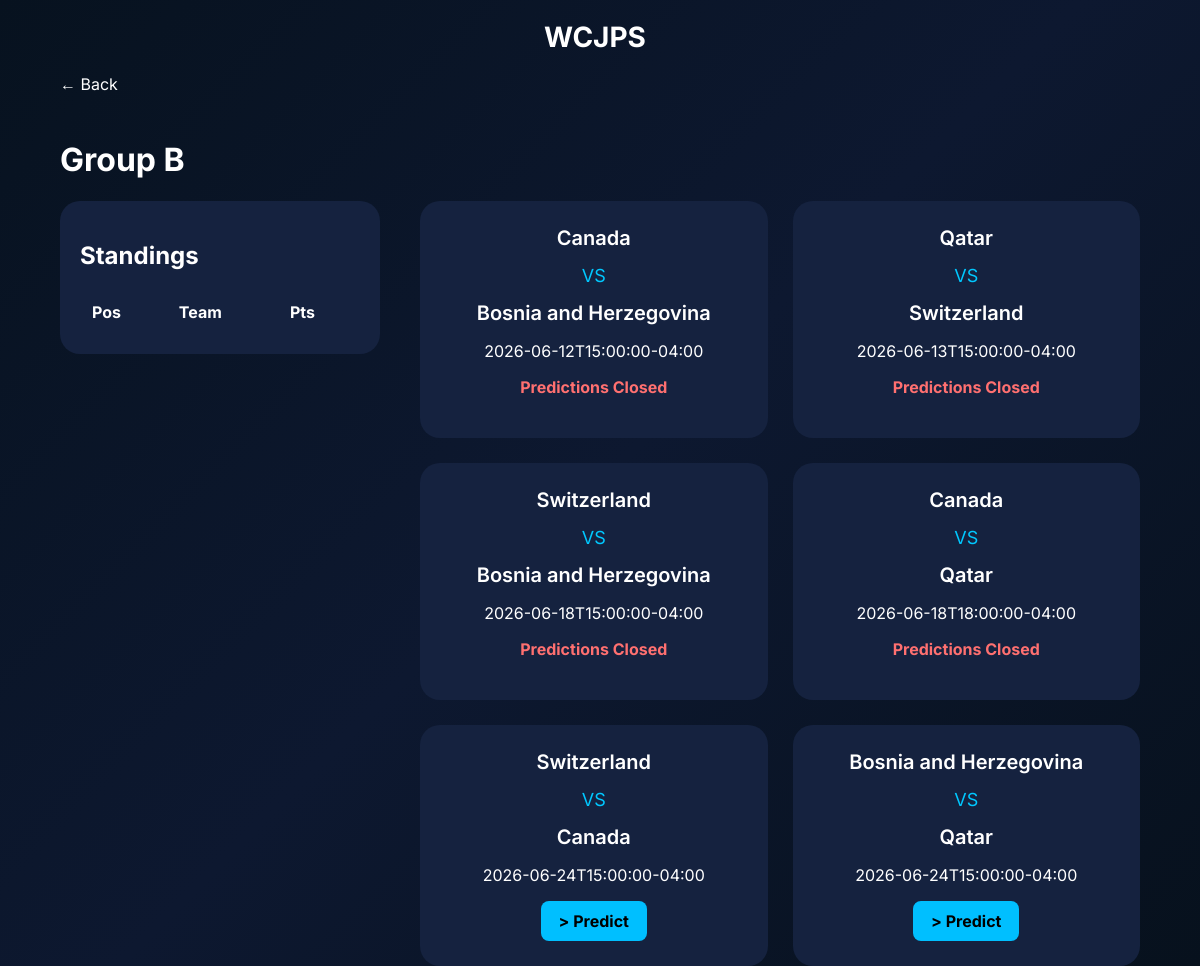
Page /group/B on the earlier database version.
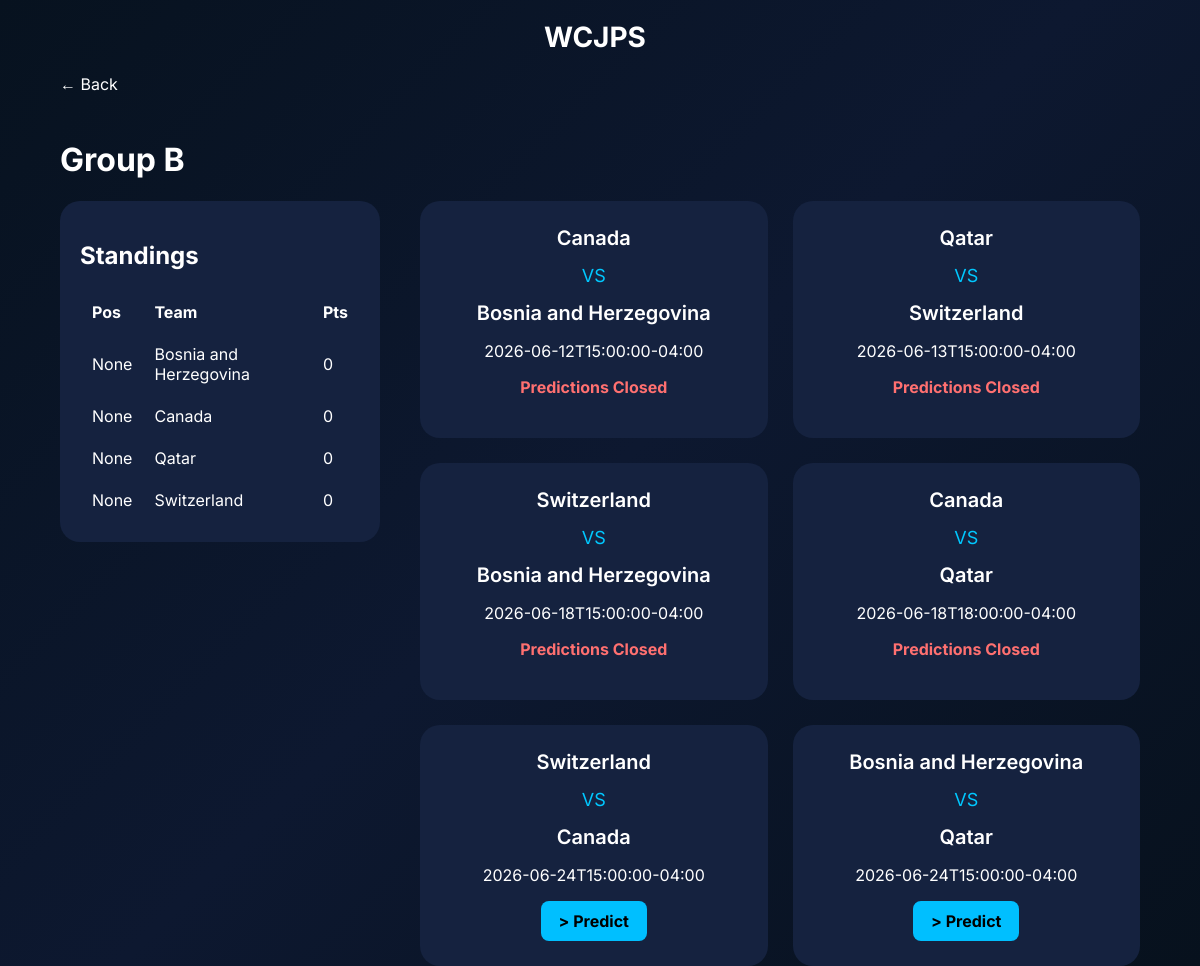
Same page on the later database version.
### tables this page shows
CREATE TABLE matches (
            id INTEGER PRIMARY KEY,
            team1 TEXT,
            team2 TEXT,
            group_name TEXT,
            stage TEXT,
            match_number INTEGER,
            kickoff DATETIME,
            score1 INTEGER,
            score2 INTEGER,
            status TEXT,
            processed INTEGER DEFAULT 0
        );

CREATE TABLE standings (
            id INTEGER PRIMARY KEY AUTOINCREMENT,
            group_name TEXT,
            team TEXT,
            played INTEGER DEFAULT 0,
            wins INTEGER DEFAULT 0,
            draws INTEGER DEFAULT 0,
            losses INTEGER DEFAULT 0,
            gf INTEGER DEFAULT 0,
            ga INTEGER DEFAULT 0,
            gd INTEGER DEFAULT 0,
            points INTEGER DEFAULT 0,
            position integer,
            UNIQUE(group_name, team)
        );

### app.py (the view)
@app.route("/group/<group_name>")
def group(group_name):
    matches = get_matches_by_group(group_name)
    standings = get_standings(group_name)
    predictions = {}
    prediction_visibility = {}
    for match in matches:
        preds = get_match_predictions(match["id"])
        print(len(preds))
        if preds:
            print(preds[0].keys())
        if prediction_closed(match["id"]):
            preds.sort(key=lambda p: (-p["points_awarded"], p["submitted_at"]))
        else:
            preds.sort(key=lambda p: p["submitted_at"])
        prediction_visibility[match["id"]] = preds
    if "user_id" in session:
        for match in matches:
            pred = get_prediction(session["user_id"], match["id"])
            predictions[match["id"]] = pred
    return render_template(
        "group.html",
        group_name=group_name,
        matches=matches,
        standings=standings,
        predictions=predictions,
        prediction_visibility=prediction_visibility,
        predict_match=request.args.get("predict", type=int),
    )

### helpers.py (called while the page is built)
def get_connection():
    conn = sqlite3.connect(DB_PATH)
    conn.row_factory = sqlite3.Row
    conn.execute("PRAGMA foreign_keys = ON")
    return conn

def get_matches_by_group(group_name):
    conn = get_connection()
    matches = conn.execute(
        """
        SELECT *
        FROM matches
        WHERE group_name=?
        ORDER BY kickoff
        """,
        (group_name,),
    ).fetchall()
    conn.close()
    return matches

def get_standings(group_name):
    conn = get_connection()
    standings = conn.execute(
        """
        SELECT *
        FROM standings
        WHERE group_name=?
        ORDER BY
            position ASC
        """,
        (group_name,),
    ).fetchall()
    conn.close()
    return standings

def get_match(match_id):
    conn = get_connection()
    match = conn.execute(
        """
        SELECT *

        FROM matches

        WHERE id = ?

        """,
        (match_id,),
    ).fetchone()
    conn.close()
    return match

def prediction_closed(match_id):
    match = get_match(match_id)
    kickoff = datetime.fromisoformat(match["kickoff"])
    lock_time = kickoff - timedelta(minutes=20)
    now = datetime.now(kickoff.tzinfo)
    print(kickoff)
    print(lock_time)
    print(now)
    return now >= lock_time

def get_match_predictions(match_id):
    conn = get_connection()
    predictions = conn.execute(
        """

        SELECT

        users.username,

        predictions.pred1,

        predictions.pred2,

        predictions.points_awarded,

        predictions.submitted_at


        FROM predictions


        JOIN users


        ON users.id = predictions.user_id


        WHERE match_id = ?

        """,
        (match_id,),
    ).fetchall()
    conn.close()
    return predictions

### templates/group.html (shortened to what this page needs)
{% extends "base.html" %} {% block content %}
<a href="{{url_for('home')}}" class="back"> ← Back </a>
<h1>Group {{group_name}}</h1>
<div class="group-layout">
  <div class="standings-card">
    <h2>Standings</h2>
    <table>
      <tr>
        <th>Pos</th>
        <th>Team</th>
        <th>Pts</th>
      </tr>
      {% for team in standings %}
      <tr>
        <td>{{team["position"]}}</td>
        <td>{{team["team"]}}</td>
        <td>{{team["points"]}}</td>
      </tr>
      {% endfor %}
    </table>
  </div>
  <div class="matches-section">
    {% for match in matches %}
    <div class="match-card" id="match-{{match['id']}}">
      <div class="team">{{match["team1"]}}</div>
      <div class="vs">VS</div>
      <div class="team">{{match["team2"]}}</div>
      <p>{{match["kickoff"]}}</p>
      {% set prediction = predictions.get(match["id"]) %} {% if
      prediction_closed(match["id"]) %}
      <p class="closed-text">Predictions Closed</p>
      {% else %} {% if predict_match == match["id"] %}
      <form
        method="POST"
        action="{{ url_for('predict', match_id=match['id']) }}"
        class="prediction-form"
      >
        <input type="hidden" name="group_name" value="{{group_name}}" />
        <input
          type="number"
          name="pred1"
          min="0"
          max="20"
          required
          value="{{ prediction['pred1'] if prediction else '' }}"
        />
        -
        <input
          type="number"
          name="pred2"
          min="0"
          max="20"
          required
          value="{{ prediction['pred2'] if prediction else '' }}"
        />
        <button>
          {{ "Update Prediction" if prediction else "Save Prediction" }}
        </button>
      </form>
      {% else %}
      <a
        href="{{url_for('group',group_name=group_name)}}?predict={{match['id']}}#match-{{match['id']}}"
        class="predict-button"
      >
        > Predict
      </a>
      {% endif %} {% endif %} {% set preds =
      prediction_visibility.get(match["id"], []) %}
    </div>
    {% endfor %}
  </div>
</div>
{% endblock %}

### templates/base.html (shortened to what this page needs)
<!DOCTYPE html>
<html>
<head>
<link rel="stylesheet"
href="{{ url_for('static',
filename='style.css') }}">
</head>
<body>
<nav>
<a class = "nav-link", href="{{ url_for('home') }}">
WCJPS
</a>
</nav>
<main>
{% block content %}
{% endblock %}
</main>
</body>
</html>

### static/style.css (style rules this page uses)
html { scroll-behavior: smooth; }
body { font-family: Inter, sans-serif; background: linear-gradient(135deg, #07121f, #0d1830, #07111d); min-height: 100vh; margin: 0; color: white; }
nav { padding: 20px 40px; text-align: center; font-size: 28px; font-weight: 700; }
nav a { text-decoration: none; color: white; }
main { width: 90%; max-width: 1400px; margin: auto; }
.group-layout { display: grid; grid-template-columns: 320px 1fr; gap: 40px; }
.standings-card { background: #15223f; padding: 20px; border-radius: 20px; align-self: start; position: sticky; top: 20px; }
table { width: 100%; }
th { text-align: left; padding: 10px; }
td { padding: 10px; }
.matches-section { display: grid; grid-template-columns: repeat(auto-fit, minmax(260px, 1fr)); gap: 25px; }
.match-card { background: #15223f; padding: 25px; border-radius: 20px; text-align: center; transition: 0.25s; }
.team { font-size: 20px; font-weight: 600; }
.vs { margin: 15px 0; font-size: 18px; color: #00c8ff; }
.back { display: inline-block; margin-bottom: 25px; color: white; text-decoration: none; }
.predict-button { display: inline-block; padding: 10px 18px; border-radius: 8px; background: #00bfff; text-decoration: none; color: black; font-weight: bold; }
.closed-text { color: #ff7070; font-weight: bold; margin-top: 15px; }
.nav-link { text-decoration: none; color: white; transition: all 0.2s ease; display: inline-block; margin-right: 10px; }

Differences in the rows shown:
added standings: position "None", team "Bosnia and Herzegovina", points "0"
added standings: position "None", team "Canada", points "0"
added standings: position "None", team "Qatar", points "0"
added standings: position "None", team "Switzerland", points "0"
